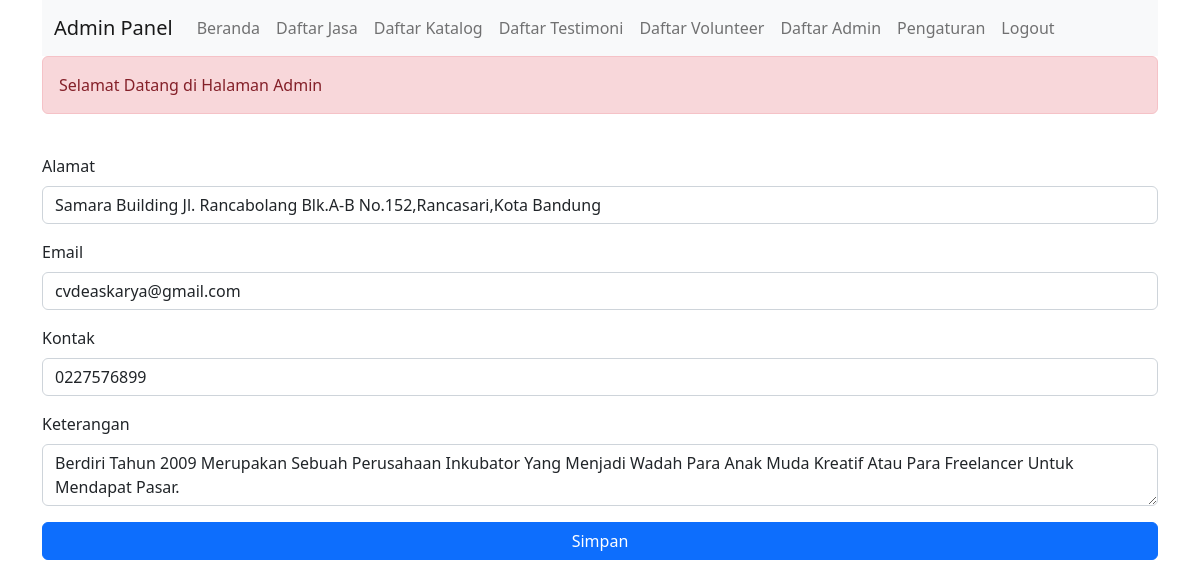
The app's page /adminbak/pengaturan.php (signed in) with its own data.
### tables this page shows
CREATE TABLE `tbl_pengaturan` (
  `id_info` int(11) NOT NULL,
  `alamat` text NOT NULL,
  `email` text NOT NULL,
  `kontak` varchar(20) NOT NULL,
  `isi` text NOT NULL
);

### adminbak/pengaturan.php (the view, shortened to what this page needs)
<?php
    include "config/koneksi.php";
    $query      = "SELECT * FROM tbl_pengaturan WHERE id_info='1'";
    $sql        = mysqli_query($connection, $query);
    $data       = mysqli_fetch_array($sql);
?>
<!doctype html>
<html lang="en">
<head>
    <link href="https://cdn.jsdelivr.net/npm/bootstrap@5.2.0-beta1/dist/css/bootstrap.min.css" rel="stylesheet"
>
</head>
<body>
    <div class="container">
        <?php include "navbar.php"; ?>
        <br>
        <form action="config/update" method="post">
        <div class="mb-3">
            <label class="form-label">Alamat</label>
            <input type="text" class="form-control" name="alamat" value="<?php echo $data['alamat']; ?>" id="validationServer01" placeholder="Isi Alamat" required />
        </div>
        <div class="mb-3">
            <label class="form-label">Email</label>
            <input type="email" class="form-control" name="email" value="<?php echo $data['email']; ?>" id="validationServer02" placeholder="Isi Email" required />
        </div>
        <div class="mb-3">
            <label class="form-label">Kontak</label>
            <input type="number" class="form-control" name="kontak" value="<?php echo $data['kontak']; ?>" id="validationServer03" placeholder="Isi Kontak" required />
        </div>
        <div class="mb-3">
            <label class="form-label">Keterangan</label>
            <textarea class="form-control" name="isi" id="validationServer04" placeholder="Isi Keterangan" required /><?php echo $data['isi']; ?></textarea>
        </div>
        <div class="mb-3">
            <input type="submit" value="Simpan" class="btn btn-primary" style="width:100%">
        </div>
        </form>
</body>
</html>

### records on screen
tbl_pengaturan: alamat "Samara Building Jl. Rancabolang Blk.A-B No.152,Rancasari,Kota Bandung", email "cvdeaskarya@gmail.com", kontak "0227576899", isi "Berdiri Tahun 2009 Merupakan Sebuah Perusahaan Inkubator Yang Menjadi Wadah Para Anak Muda Kreatif Atau Para Freelancer Untuk Mendapat Pasar."
